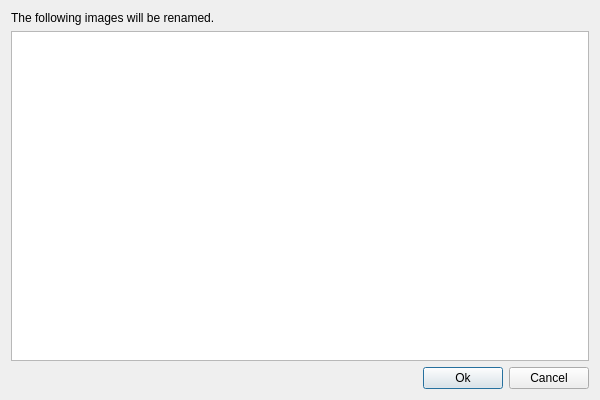
<?xml version="1.0" encoding="UTF-8"?>
<ui version="4.0">
 <class>RenameExisting2</class>
 <widget class="QDialog" name="RenameExisting2">
  <property name="geometry">
   <rect>
    <x>0</x>
    <y>0</y>
    <width>600</width>
    <height>400</height>
   </rect>
  </property>
  <property name="windowTitle">
   <string>Rename existing images</string>
  </property>
  <property name="windowIcon">
   <iconset resource="../../../resources/resources.qrc">
    <normaloff>:/images/icon.ico</normaloff>:/images/icon.ico</iconset>
  </property>
  <layout class="QVBoxLayout" name="verticalLayout">
   <item>
    <widget class="QLabel" name="label">
     <property name="text">
      <string>The following images will be renamed.</string>
     </property>
    </widget>
   </item>
   <item>
    <widget class="QTableView" name="tableView"/>
   </item>
   <item>
    <layout class="QHBoxLayout" name="horizontalLayout_4">
     <item>
      <spacer name="horizontalSpacer">
       <property name="orientation">
        <enum>Qt::Horizontal</enum>
       </property>
       <property name="sizeHint" stdset="0">
        <size>
         <width>40</width>
         <height>20</height>
        </size>
       </property>
      </spacer>
     </item>
     <item>
      <widget class="QPushButton" name="buttonOk">
       <property name="text">
        <string>Ok</string>
       </property>
      </widget>
     </item>
     <item>
      <widget class="QPushButton" name="buttonCancel">
       <property name="text">
        <string>Cancel</string>
       </property>
      </widget>
     </item>
    </layout>
   </item>
  </layout>
 </widget>
 <resources>
  <include location="../../../resources/resources.qrc"/>
 </resources>
 <connections/>
</ui>
